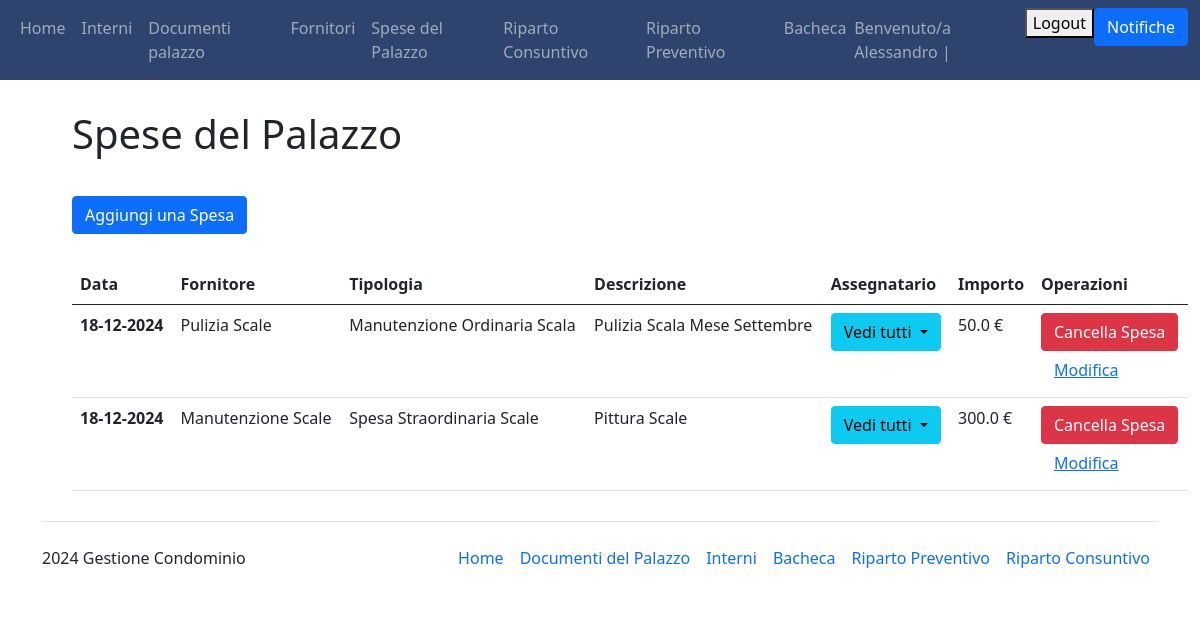
/spesa/ (signed in), run on the app's committed database.
### Condominio/models.py (models this page shows, shortened)
class Spesa(models.Model):
    class Tipologie(models.TextChoices):
        LUCE_PALAZZINA="Luce Palazzina"
        SCALE_PALAZZINA="Scale Palazzina"
        MANUTENZIONE_ORDINARIA="Manutenzione Ordinaria"
        MANUTENZIONE_ORDINARIA_COMUNE="Manutenzione Ordinaria Comune"
        MANUTENZIONE_ORDINARIA_SCALA="Manutenzione Ordinaria Scala"
        SPESA_GENERALE="Spese Generali"
        SPESA_STRAORDINARIA="Spese Straordinarie"
        SPESA_STRAORDINARIA_EDIFICIO="Spesa Straordinaria Edificio"
        SPESA_STRAORDINARIA_SCALE="Spesa Straordinaria Scale"
        SPESA_STRAORDINARIA_ANTENNE="Spesa Straordinaria Antenne"
        SPESE_DIVERSE="Spese Diverse"
    fornitore=models.ForeignKey(Fornitore, on_delete=models.PROTECT, default=None)
    data=models.DateField("Data")
    tipologia=models.TextField("Tipologia", choices=Tipologie.choices, default=Tipologie.SPESE_DIVERSE, max_length=200)
    descrizione=models.CharField(default=None, max_length=200)
    assegnatario=models.ManyToManyField(Interno)
    importo=models.FloatField("Totale", default=0)
    class Meta:
        verbose_name_plural="Spese"

class Fornitore(models.Model):
    nome = models.CharField(max_length=100, primary_key=True)
    contratto = models.FileField(verbose_name="Contratto", upload_to='files/', blank=True, default=None)
    indirizzo = models.CharField(max_length=200, blank=True, default="non dichiarato")
    ragione_sociale = models.CharField(max_length=100, blank=True)
    partita_iva = models.CharField(max_length=100, blank=True)
    cf = models.CharField(max_length=100, blank=True)
    iban = models.CharField(max_length=200, blank=True)
    def __str__(self):
        return self.nome
    class Meta:
        verbose_name_plural = "Fornitori"

### Condominio/views.py (the view)
# urls.py: path('spesa/', views.spesa, name="spesa"),
@login_required(login_url='login')
def spesa(request):
    spese = Spesa.objects.all()
    """ if request.method == "POST":
        spesa_id = request.POST.get("spesa-id")
        print(spesa_id)
        spesa=Spesa.objects.filter(id=spesa_id).first()
        if spesa and (request.user.has_perm("main.delete_spesa")):
            spesa.delete() """
    return render(request, 'Condominio_main/spese.html', {"spese": spese})

### Condominio/models.py (called while the page is built)
    def __str__(self):
        out=self.numero_interno + " - " + str(self.condomino.last_name)
        return out

### Condominio/templates/Condominio_main/spese.html (shortened to what this page needs)
{% extends 'Condominio_main/base.html' %}
{% block content %}
<h1 style="margin-left: 30px; margin-top: 30px">Spese del Palazzo</h1>
<a class="btn btn-primary" href="/create_spesa" role="button" style="margin-left: 30px; margin-top: 30px">Aggiungi una Spesa</a>
<table class="table" style="margin: 30px;">
    <thead>
      <tr>
        <th scope="col">Data</th>
        <th scope="col">Fornitore</th>
        <th scope="col">Tipologia</th>
        <th scope="col">Descrizione</th>
        <th scope="col">Assegnatario</th> {% comment %} Deve poter essere un utente user di tipo non staff {% endcomment %}
        <th scope="col">Importo</th>
        <th scope="col">Operazioni</th>
      </tr>
    </thead>
    <tbody>
        {% for spesa in spese %}
        <tr>
            <th scope="row">{{spesa.data|date:"d-m-Y"}}</th>
            <td>{{spesa.fornitore}}</td>
            <td>{{spesa.tipologia}}</td>
            <td>{{spesa.descrizione}}</td>
            <td>
              <button class="btn btn-info dropdown-toggle" type="button" id="dropdownMenuButton1" data-bs-toggle="dropdown" aria-expanded="false">
                Vedi tutti
              </button>
            </td>
            <td>{{spesa.importo}} €</td>
            <td>
                {% if user == spesa.author or perms.main.delete_spesa %}
                <form method="post">
                        <a href="{% url 'cancella_spesa' pk=spesa.pk %}" class="btn btn-danger">Cancella Spesa</a>
                </form>
                <form method="post">
                        <a href="{% url 'edit_spesa' fornitore=spesa.fornitore %}" class="btn btn-link">Modifica</a>
                </form>
                {% endif %}
            </td>
        </tr>
        {% endfor %}
    </tbody>
</table>
{% endblock %}

### Condominio/templates/Condominio_main/base.html (shortened to what this page needs)
<!DOCTYPE html>
<html lang="en">
<head>
    <link href="https://cdn.jsdelivr.net/npm/bootstrap@5.0.2/dist/css/bootstrap.min.css" rel="stylesheet">
    <link rel="stylesheet" href="https://cdn.jsdelivr.net/npm/bootstrap-icons@1.11.3/font/bootstrap-icons.min.css">
</head>
<body>
    <nav class="navbar navbar-expand-lg navbar-dark" style="background-color: #2E446E">
        <div class="container-fluid">
            <div>
                <ul class="navbar-nav">
                    <li class="nav-item">
                        <a class="nav-link" href="/home">Home</a>
                    </li>
                    {% if user.is_authenticated and  user.is_staff %}
                    <li class="nav-item">
                        <a class="nav-link" href="/interni">Interni</a>
                    </li>
                    <li class="nav-item">
                        <a class="nav-link" href="/documenti_palazzo">Documenti palazzo</a>
                    </li>
                    {% endif %}
                    {% if user.is_staff %}
                    <li class="nav-item">
                        <a class="nav-link" href="/fornitori">Fornitori</a>
                    </li>
                    {% endif %}
                    <li class="nav-item">
                        <a class="nav-link" href="/spesa">Spese del Palazzo</a>
                    </li>
                    <li class="nav-item">
                        <a class="nav-link" href="/riparto_consuntivo">Riparto Consuntivo</a>
                    </li>
                    <li class="nav-item">
                        <a class="nav-link" href="/riparto_preventivo">Riparto Preventivo</a>
                    </li>
                    <li class="nav-item">
                        <a class="nav-link" href="/bacheca">Bacheca</a>
                    </li>
                </ul>
            </div>
            <div>
                <ul class="navbar-nav">
                    {% if user.is_authenticated %}
                    {% if user.is_staff %}
                    <span class="navbar-text">Benvenuto/a {{user.first_name}} | </span>
                    {% else %}
                    <span class="navbar-text">Benvenuto/a <a href="{% url 'profilo' %}">{{user.first_name}}</a> | </span>
                    {% endif %}
                    <li class="nav-item">
                        <form action="{% url 'logout' %}" method="post">
                            <button type="submit">Logout</button>
                        </form>
                    </li>
                    <li class="nav-item">
                        <button class="btn btn-primary" type="button" data-bs-toggle="offcanvas" data-bs-target="#offcanvasRight" aria-controls="offcanvasRight">Notifiche</button>
                    </li>
                    {% else %}
                    <li class="nav-item">
                        <a class="nav-link" href="{% url 'login' %}">Login</a>
                    </li>
                    {% endif %}
                </ul>
            </div>
        </div>
    </nav>
    <div class="container">
        {% block content %}
        {% endblock  %}
    </div>
    {% if user.is_authenticated and user.is_staff %}
    <div class="container" style="margin: auto auto 0 auto">
        <footer class="d-flex flex-wrap justify-content-between align-items-center py-3 my-4 border-top">
          <p class="col-md-4 mb-0 text-body-secondary"> 2024 Gestione Condominio </p>
          <ul class="nav col-md-8 justify-content-end">
            <li class="nav-item"><a href="/home" class="nav-link px-2 text-body-secondary">Home</a></li>
            <li class="nav-item"><a href="/documenti_palazzo" class="nav-link px-2 text-body-secondary">Documenti del Palazzo</a></li>
            <li class="nav-item"><a href="/interni" class="nav-link px-2 text-body-secondary">Interni</a></li>
            <li class="nav-item"><a href="/bacheca" class="nav-link px-2 text-body-secondary">Bacheca</a></li>
            <li class="nav-item"><a href="/riparto_preventivo" class="nav-link px-2 text-body-secondary">Riparto Preventivo</a></li>
            <li class="nav-item"><a href="/riparto_consuntivo" class="nav-link px-2 text-body-secondary">Riparto Consuntivo</a></li>
          </ul>
        </footer>
    </div>
    {% endif %}
</body>
</html>

### data on the page
Spesa: data "18-12-2024", fornitore "Pulizia Scale", tipologia "Manutenzione Ordinaria Scala", descrizione "Pulizia Scala Mese Settembre", importo "50.0"
Spesa: data "18-12-2024", fornitore "Manutenzione Scale", tipologia "Spesa Straordinaria Scale", descrizione "Pittura Scale", importo "300.0"

### other printed values
{{ user.first_name }} "Alessandro"
